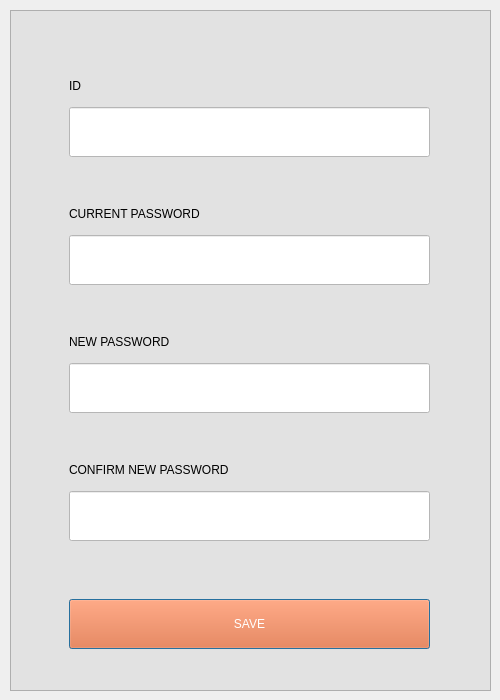
<?xml version="1.0" encoding="UTF-8"?>
<ui version="4.0">
 <class>ChangePassword</class>
 <widget class="QDialog" name="ChangePassword">
  <property name="geometry">
   <rect>
    <x>0</x>
    <y>0</y>
    <width>500</width>
    <height>700</height>
   </rect>
  </property>
  <property name="windowTitle">
   <string>Change Password</string>
  </property>
  <widget class="QFrame" name="frame">
   <property name="geometry">
    <rect>
     <x>10</x>
     <y>10</y>
     <width>481</width>
     <height>681</height>
    </rect>
   </property>
   <property name="styleSheet">
    <string notr="true">background-color: rgb(226, 226, 226);</string>
   </property>
   <property name="frameShape">
    <enum>QFrame::StyledPanel</enum>
   </property>
   <property name="frameShadow">
    <enum>QFrame::Raised</enum>
   </property>
   <widget class="QWidget" name="verticalLayoutWidget">
    <property name="geometry">
     <rect>
      <x>9</x>
      <y>9</y>
      <width>461</width>
      <height>661</height>
     </rect>
    </property>
    <layout class="QVBoxLayout" name="verticalLayout">
     <property name="spacing">
      <number>10</number>
     </property>
     <property name="leftMargin">
      <number>50</number>
     </property>
     <property name="topMargin">
      <number>20</number>
     </property>
     <property name="rightMargin">
      <number>50</number>
     </property>
     <property name="bottomMargin">
      <number>20</number>
     </property>
     <item>
      <widget class="QLabel" name="label">
       <property name="minimumSize">
        <size>
         <width>0</width>
         <height>50</height>
        </size>
       </property>
       <property name="maximumSize">
        <size>
         <width>16777215</width>
         <height>50</height>
        </size>
       </property>
       <property name="styleSheet">
        <string notr="true">font: 18pt &quot;PibotoLt&quot;;</string>
       </property>
       <property name="text">
        <string>ID</string>
       </property>
       <property name="alignment">
        <set>Qt::AlignBottom|Qt::AlignLeading|Qt::AlignLeft</set>
       </property>
      </widget>
     </item>
     <item>
      <widget class="QLineEdit" name="input_id">
       <property name="minimumSize">
        <size>
         <width>0</width>
         <height>50</height>
        </size>
       </property>
       <property name="maximumSize">
        <size>
         <width>16777215</width>
         <height>50</height>
        </size>
       </property>
       <property name="styleSheet">
        <string notr="true">background-color: rgb(255, 255, 255);
font: 18pt &quot;PibotoLt&quot;;</string>
       </property>
      </widget>
     </item>
     <item>
      <widget class="QLabel" name="label_2">
       <property name="minimumSize">
        <size>
         <width>0</width>
         <height>50</height>
        </size>
       </property>
       <property name="maximumSize">
        <size>
         <width>16777215</width>
         <height>50</height>
        </size>
       </property>
       <property name="styleSheet">
        <string notr="true">font: 18pt &quot;PibotoLt&quot;;</string>
       </property>
       <property name="text">
        <string>CURRENT PASSWORD</string>
       </property>
       <property name="alignment">
        <set>Qt::AlignBottom|Qt::AlignLeading|Qt::AlignLeft</set>
       </property>
      </widget>
     </item>
     <item>
      <widget class="QLineEdit" name="input_oldpw">
       <property name="minimumSize">
        <size>
         <width>0</width>
         <height>50</height>
        </size>
       </property>
       <property name="maximumSize">
        <size>
         <width>16777215</width>
         <height>50</height>
        </size>
       </property>
       <property name="styleSheet">
        <string notr="true">background-color: rgb(255, 255, 255);
font: 18pt &quot;PibotoLt&quot;;</string>
       </property>
       <property name="echoMode">
        <enum>QLineEdit::Password</enum>
       </property>
      </widget>
     </item>
     <item>
      <widget class="QLabel" name="label_3">
       <property name="maximumSize">
        <size>
         <width>16777215</width>
         <height>50</height>
        </size>
       </property>
       <property name="styleSheet">
        <string notr="true">font: 18pt &quot;PibotoLt&quot;;</string>
       </property>
       <property name="text">
        <string>NEW PASSWORD</string>
       </property>
       <property name="alignment">
        <set>Qt::AlignBottom|Qt::AlignLeading|Qt::AlignLeft</set>
       </property>
      </widget>
     </item>
     <item>
      <widget class="QLineEdit" name="input_newpw">
       <property name="maximumSize">
        <size>
         <width>16777215</width>
         <height>50</height>
        </size>
       </property>
       <property name="styleSheet">
        <string notr="true">background-color: rgb(255, 255, 255);
font: 18pt &quot;PibotoLt&quot;;</string>
       </property>
       <property name="echoMode">
        <enum>QLineEdit::Password</enum>
       </property>
      </widget>
     </item>
     <item>
      <widget class="QLabel" name="label_4">
       <property name="minimumSize">
        <size>
         <width>0</width>
         <height>50</height>
        </size>
       </property>
       <property name="maximumSize">
        <size>
         <width>16777215</width>
         <height>50</height>
        </size>
       </property>
       <property name="styleSheet">
        <string notr="true">font: 18pt &quot;PibotoLt&quot;;</string>
       </property>
       <property name="text">
        <string>CONFIRM NEW PASSWORD</string>
       </property>
       <property name="alignment">
        <set>Qt::AlignBottom|Qt::AlignLeading|Qt::AlignLeft</set>
       </property>
      </widget>
     </item>
     <item>
      <widget class="QLineEdit" name="confirm_newpw">
       <property name="minimumSize">
        <size>
         <width>0</width>
         <height>50</height>
        </size>
       </property>
       <property name="maximumSize">
        <size>
         <width>16777215</width>
         <height>50</height>
        </size>
       </property>
       <property name="styleSheet">
        <string notr="true">background-color: rgb(255, 255, 255);
font: 18pt &quot;PibotoLt&quot;;</string>
       </property>
       <property name="echoMode">
        <enum>QLineEdit::Password</enum>
       </property>
      </widget>
     </item>
     <item>
      <widget class="QLabel" name="label_5">
       <property name="minimumSize">
        <size>
         <width>0</width>
         <height>30</height>
        </size>
       </property>
       <property name="maximumSize">
        <size>
         <width>16777215</width>
         <height>30</height>
        </size>
       </property>
       <property name="text">
        <string/>
       </property>
      </widget>
     </item>
     <item>
      <widget class="QPushButton" name="button_save">
       <property name="maximumSize">
        <size>
         <width>16777215</width>
         <height>50</height>
        </size>
       </property>
       <property name="styleSheet">
        <string notr="true">background-color: rgb(255, 97, 24);
color: rgb(255, 255, 255);
font: 75 24pt &quot;PibotoLt&quot;;</string>
       </property>
       <property name="text">
        <string>SAVE</string>
       </property>
      </widget>
     </item>
    </layout>
   </widget>
  </widget>
 </widget>
 <resources/>
 <connections/>
</ui>
